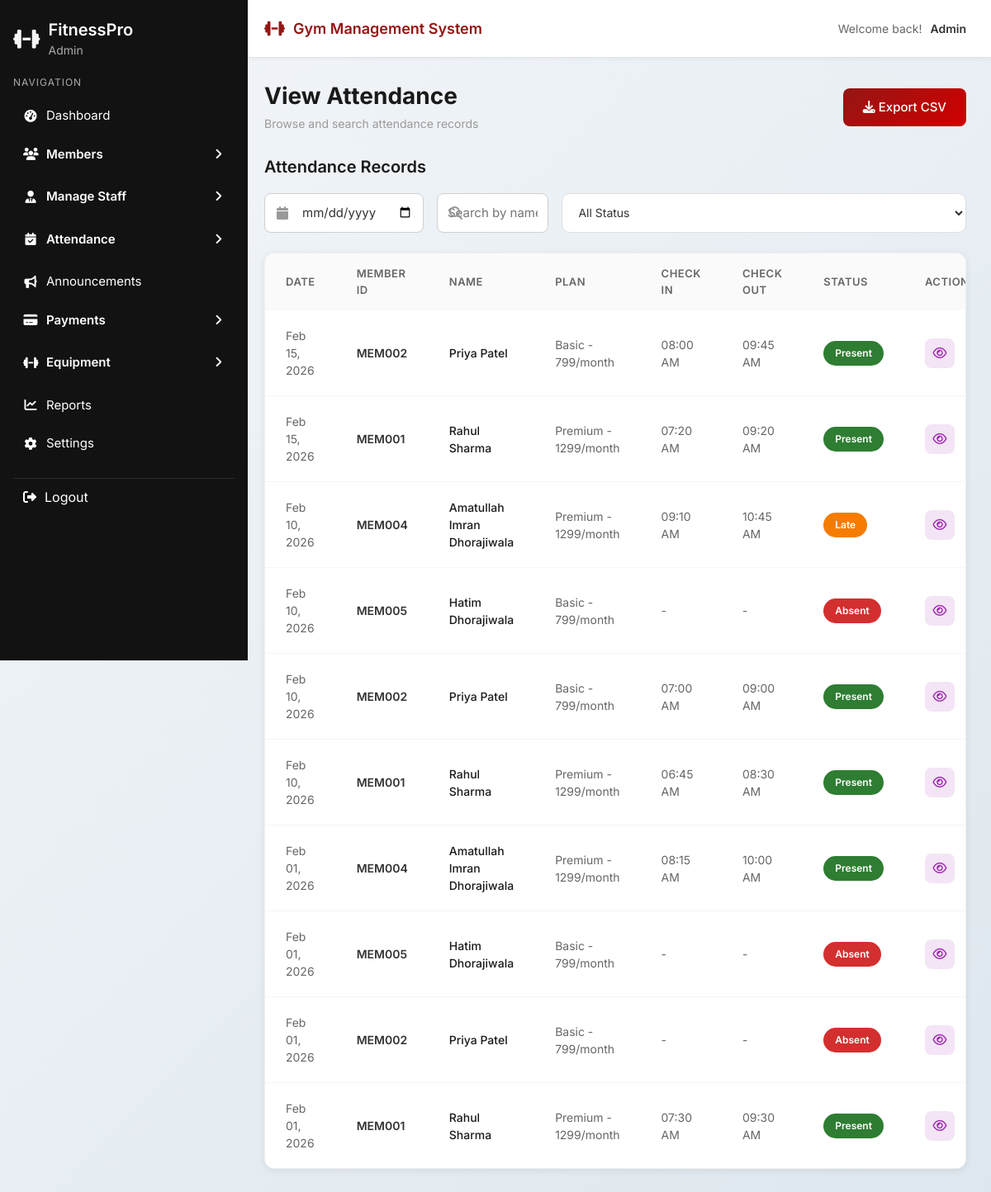
Page /admin1/view-attendance.php (signed in) on the committed database.
### tables this page shows
CREATE TABLE `attendance` (
  `id` int(11) NOT NULL,
  `member_id` int(11) NOT NULL,
  `attendance_date` date NOT NULL,
  `status` enum('Present','Absent','Unmarked') NOT NULL DEFAULT 'Unmarked',
  `check_in_time` time DEFAULT NULL,
  `check_out_time` time DEFAULT NULL,
  `marked_by` varchar(100) DEFAULT NULL,
  `updated_at` timestamp NOT NULL DEFAULT current_timestamp() ON UPDATE current_timestamp()
);

CREATE TABLE `members` (
  `id` int(11) NOT NULL,
  `full_name` varchar(100) NOT NULL,
  `email` varchar(100) NOT NULL,
  `phone` varchar(20) NOT NULL,
  `dob` date NOT NULL,
  `gender` enum('Male','Female','Other') NOT NULL,
  `address` text NOT NULL,
  `membership_type` varchar(50) NOT NULL,
  `start_date` date NOT NULL,
  `end_date` date NOT NULL,
  `duration` varchar(20) NOT NULL,
  `membership_status` enum('Active','Inactive','Expired') DEFAULT 'Active',
  `fitness_level` enum('Beginner','Medium','Advanced') DEFAULT 'Beginner',
  `created_at` timestamp NOT NULL DEFAULT current_timestamp(),
  `updated_at` timestamp NOT NULL DEFAULT current_timestamp() ON UPDATE current_timestamp()
);

### admin1/view-attendance.php (the view, shortened to what this page needs)
<?php
require_once '../dbcon.php';
$date_filter = isset($_GET['date']) ? $_GET['date'] : '';
$sql = "SELECT
    a.id,
    a.attendance_date,
    a.status,
    a.check_in_time,
    a.check_out_time,
    m.id as member_id,
    m.full_name,
    m.membership_type
FROM attendance a
INNER JOIN members m ON a.member_id = m.id
WHERE 1=1";
$sql .= " ORDER BY a.attendance_date DESC, m.full_name ASC";
$stmt = mysqli_prepare($conn, $sql);
mysqli_stmt_execute($stmt);
$result = mysqli_stmt_get_result($stmt);
$attendance_records = [];
if (mysqli_num_rows($result) > 0) {
    while($row = mysqli_fetch_assoc($result)) {
        $attendance_records[] = $row;
    }
}
?>
<!DOCTYPE html>
<html lang="en">
<head>
  <link href="https://cdn.jsdelivr.net/npm/bootstrap@5.3.2/dist/css/bootstrap.min.css" rel="stylesheet">
  <link rel="stylesheet" href="https://cdnjs.cloudflare.com/ajax/libs/font-awesome/6.5.1/css/all.min.css">
  <link rel="stylesheet" href="../css/sidebar.css">
  <link rel="stylesheet" href="../css/common.css">
</head>
<body>
<?php include '../layout/header.php'; ?>
<?php include '../layout/sidebar.php'; ?>
<div class="main-wrapper">
  <div class="main-content">
    <div class="page-header">
      <div class="d-flex justify-content-between align-items-center">
        <div>
          <h1 class="page-title">View Attendance</h1>
          <p class="page-subtitle">Browse and search attendance records</p>
        </div>
        <button class="btn app-btn-primary" onclick="exportToCSV()">
          <i class="fa-solid fa-download"></i> Export CSV
        </button>
      </div>
    </div>
    <div style="margin-bottom: 20px;">
      <h2 style="font-size: 20px; font-weight: 600; color: #1a1a1a; margin: 0;">
        Attendance Records
      </h2>
    </div>
    <div class="d-flex gap-3 mb-4">
      <div style="position: relative;">
        <i class="fa-solid fa-calendar" style="position: absolute; left: 15px; top: 50%; transform: translateY(-50%); color: #999;"></i>
        <input type="date" id="dateFilter" class="date-input" placeholder="Filter by date" style="padding-left: 45px;" value="<?= htmlspecialchars($date_filter) ?>">
      </div>
      <div class="search-box flex-grow-1">
        <i class="fa-solid fa-magnifying-glass"></i>
        <input type="text" id="searchInput" placeholder="Search by name or member ID...">
      </div>
      <select class="filter-select" id="statusFilter">
        <option value="">All Status</option>
      </select>
    </div>
    <div class="members-table-container">
      <table class="members-table">
        <thead>
          <tr>
            <th>Date</th>
            <th>Member ID</th>
            <th>Name</th>
            <th>Plan</th>
            <th>Check In</th>
            <th>Check Out</th>
            <th>Status</th>
            <th>Actions</th>
          </tr>
        </thead>
        <tbody id="attendanceTableBody">
          <?php if (count($attendance_records) > 0): ?>
            <?php foreach ($attendance_records as $record):
              $memberId = 'MEM' . str_pad($record['member_id'], 3, '0', STR_PAD_LEFT);
              $formattedDate = date('M d, Y', strtotime($record['attendance_date']));
              $status = $record['status'];
              if ($status == 'Present' && $record['check_in_time']) {
                $checkInHour = (int)date('H', strtotime($record['check_in_time']));
                if ($checkInHour >= 9) {
                  $status = 'Late';
                }
              }
            ?>
            <tr data-record='<?= json_encode($record) ?>' data-status="<?= strtolower($status) ?>">
              <td>
                <span style="color: #666;"><?= $formattedDate ?></span>
              </td>
              <td>
                <span style="font-weight: 600; color: #333;"><?= $memberId ?></span>
              </td>
              <td>
                <span style="color: #1a1a1a; font-weight: 500;"><?= htmlspecialchars($record['full_name']) ?></span>
              </td>
              <td>
                <span style="color: #666;"><?= htmlspecialchars($record['membership_type']) ?></span>
              </td>
              <td>
                <span style="color: #666;">
                  <?= $record['check_in_time'] ? date('h:i A', strtotime($record['check_in_time'])) : '-' ?>
                </span>
              </td>
              <td>
                <span style="color: #666;">
                  <?= $record['check_out_time'] ? date('h:i A', strtotime($record['check_out_time'])) : '-' ?>
                </span>
              </td>
              <td>
                <span class="status-badge <?= strtolower($status) ?>">
                  <?= htmlspecialchars($status) ?>
                </span>
              </td>
              <td>
                <button class="btn-action view" onclick="viewDetails(this)" title="View Details">
                  <i class="fa-regular fa-eye"></i>
                </button>
              </td>
            </tr>
            <?php endforeach; ?>
          <?php else: ?>
            <tr>
              <td colspan="8" class="text-center" style="padding: 40px; color: #999;">No attendance records found.</td>
            </tr>
          <?php endif; ?>
        </tbody>
      </table>
    </div>
  </div>
</div>
</body>
</html>

### css/sidebar.css (style rules this page uses)
:root { --sidebar-bg: #121212; --hover-bg: #1e1e1e; --active-color: #941614; --text-light: #ffffff; }

### css/common.css (style rules this page uses)
* { box-sizing: border-box; }
body { margin: 0; font-family: 'Inter', sans-serif; background: linear-gradient(135deg, #f3f6f9, #dee7ee); color: #333; }
:root { --card-bg: #ffffff; --border-color: #e2e2e2; --shadow: 0 10px 25px rgba(0,0,0,0.12); --shadow-sm: 0 2px 8px rgba(0,0,0,0.08); --radius-sm: 6px; --radius-md: 8px; --radius-lg: 12px; --active-color: #941614; --success-color: #2e7d32; --warning-color: #f57c00; --danger-color: #d32f2f; }
.main-wrapper { margin-left: 25%; min-height: 100vh; }
.main-content { padding: 30px; }
.page-header { margin-bottom: 30px; }
.page-title { font-size: 28px; font-weight: 700; color: #1a1a1a; margin-bottom: 5px; margin-top: 0; }
.page-subtitle { color: #999; font-size: 14px; margin: 0; }
h2 { color: var(--active-color); font-size: 26px; margin-bottom: 25px; }
.search-box { position: relative; max-width: 500px; }
.search-box input { width: 100%; padding: 12px 15px 12px 45px; border: 1px solid #e0e0e0; border-radius: 10px; font-size: 14px; transition: all 0.3s; }
.search-box i { position: absolute; left: 15px; top: 50%; transform: translateY(-50%); color: #999; }
input[type="text"], input[type="email"], input[type="date"], input[type="number"], input[type="password"], select, textarea { width: 100%; padding: 12px; border-radius: var(--radius-md); border: 1px solid #cfcfcf; font-size: 15px; font-family: 'Inter', sans-serif; transition: border 0.2s; }
.btn.app-btn-primary { background: linear-gradient(135deg, var(--active-color), #d00000); border: none; color: #fff; padding: 12px 24px; border-radius: var(--radius-md); font-size: 15px; cursor: pointer; transition: transform 0.2s; font-weight: 500; }
.table-container, .members-table-container { background: white; border-radius: var(--radius-lg); overflow: hidden; box-shadow: var(--shadow-sm); border: 1px solid #f0f0f0; }
.modern-table, .members-table { width: 100%; margin: 0; }
.modern-table thead th, .members-table thead th { background: #fafafa; padding: 15px 25px; font-size: 13px; font-weight: 600; color: #666; text-transform: uppercase; letter-spacing: 0.5px; border: none; text-align: left; }
.modern-table tbody td, .members-table tbody td { padding: 20px 25px; vertical-align: middle; border-bottom: 1px solid #f5f5f5; font-size: 14px; }
.modern-table tbody tr:last-child td, .members-table tbody tr:last-child td { border-bottom: none; }
.status-badge { padding: 6px 14px; border-radius: 20px; font-size: 12px; font-weight: 600; display: inline-block; }
.btn-action { width: 36px; height: 36px; border-radius: 8px; border: none; display: flex; align-items: center; justify-content: center; cursor: pointer; transition: all 0.3s; font-size: 15px; }
.btn-action.view { background: #f3e5f5; color: #9c27b0; }
.filter-select { padding: 12px 15px; border: 1px solid #e0e0e0; border-radius: 10px; font-size: 14px; color: #333; background: white; cursor: pointer; transition: all 0.3s; min-width: 150px; }
.gap-3 { gap: 1rem !important; }
.main-wrapper { margin-left: 25%; margin-top: 70px; min-height: calc(100vh - 70px); }
.main-content { padding: 30px; padding-left: 20px; }

### admin1/view-attendance.php (style rules this page uses)
.btn-action.view { background: #f3e5f5; color: #9c27b0; }
.status-badge.present { background: #2e7d32; color: white; }
.status-badge.absent { background: #d32f2f; color: white; }
.status-badge.late { background: #f57c00; color: white; }
.date-input { padding: 12px 15px; border: 1px solid #e0e0e0; border-radius: 10px; font-size: 14px; color: #333; background: white; cursor: pointer; transition: all 0.3s; min-width: 180px; }

### layout/header.php (style rules this page uses)
.main-wrapper { margin-top: 70px !important; }

### rows in the picture
attendance: attendance_date "Feb 15, 2026", member "MEM002", member.full_name "Priya Patel", member.membership_type "Basic - 799/month", check_in_time "08:00 AM", check_out_time "09:45 AM", status "Present"
attendance: attendance_date "Feb 15, 2026", member "MEM001", member.full_name "Rahul Sharma", member.membership_type "Premium - 1299/month", check_in_time "07:20 AM", check_out_time "09:20 AM", status "Present"
attendance: attendance_date "Feb 10, 2026", member "MEM004", member.full_name "Amatullah Imran Dhorajiwala", member.membership_type "Premium - 1299/month", check_in_time "09:10 AM", check_out_time "10:45 AM", check_in_time "Late"
attendance: attendance_date "Feb 10, 2026", member "MEM005", member.full_name "Hatim Dhorajiwala", member.membership_type "Basic - 799/month", status "Absent"
attendance: attendance_date "Feb 10, 2026", member "MEM002", member.full_name "Priya Patel", member.membership_type "Basic - 799/month", check_in_time "07:00 AM", check_out_time "09:00 AM", status "Present"
attendance: attendance_date "Feb 10, 2026", member "MEM001", member.full_name "Rahul Sharma", member.membership_type "Premium - 1299/month", check_in_time "06:45 AM", check_out_time "08:30 AM", status "Present"
attendance: attendance_date "Feb 01, 2026", member "MEM004", member.full_name "Amatullah Imran Dhorajiwala", member.membership_type "Premium - 1299/month", check_in_time "08:15 AM", check_out_time "10:00 AM", status "Present"
attendance: attendance_date "Feb 01, 2026", member "MEM005", member.full_name "Hatim Dhorajiwala", member.membership_type "Basic - 799/month", status "Absent"
attendance: attendance_date "Feb 01, 2026", member "MEM002", member.full_name "Priya Patel", member.membership_type "Basic - 799/month", status "Absent"
attendance: attendance_date "Feb 01, 2026", member "MEM001", member.full_name "Rahul Sharma", member.membership_type "Premium - 1299/month", check_in_time "07:30 AM", check_out_time "09:30 AM", status "Present"

### other values in the picture
$_SESSION['role'] "Admin"
$user_role "Admin"
